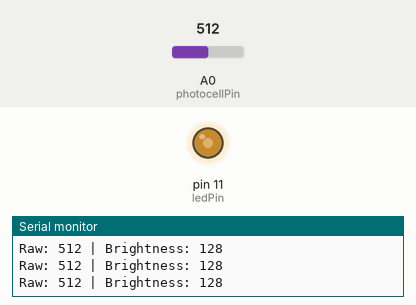
Recording of a sketch running on a simulated Arduino Uno, built with avr-gcc and run on an emulated ATmega328P. Shown: output pins drawn as LEDs (lit = HIGH), the last lines printed to the serial monitor. The inputs (shaded band) are chosen by the test bench; at power-on: A0 (photocellPin) = 512.

Above: at 1.2 s.
1.3 s: A0 (photocellPin) set to 716
At 1.9 s:
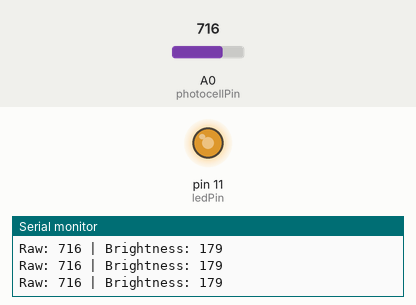
2.9 s: A0 (photocellPin) set to 900
At 4.2 s:
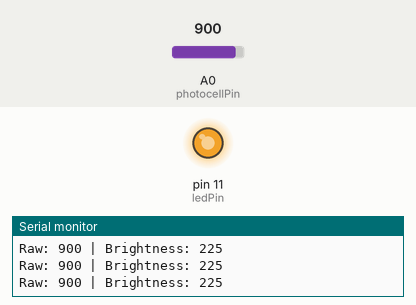
4.5 s: A0 (photocellPin) set to 122
At 5.8 s:
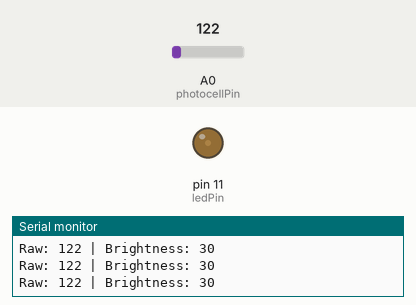
6.1 s: A0 (photocellPin) set to 0
At 7.2 s:
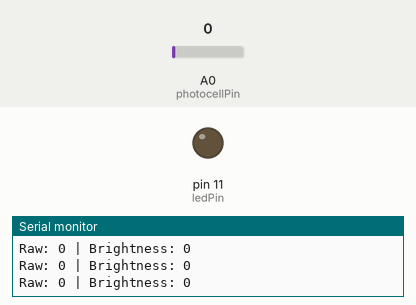
Timing chart, 0 to 8.7 s (numbered marks = the images above; inputs shaded):
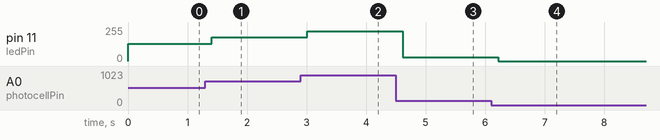

Measured:
- after the input at 1.3 s, pin 11 (ledPin): 128/255 → 179/255 after 0.10 s
- after the input at 2.9 s, pin 11 (ledPin): 179/255 → 225/255 after 0.11 s
- after the input at 4.5 s, pin 11 (ledPin): 225/255 → 30/255 after 0.11 s
- after the input at 6.1 s, pin 11 (ledPin): 30/255 → 0/255 after 0.12 s

The sketch:

lab3_sketch_part1.ino
```cpp
// PART 1:
// PHOTOCELL -> brightness value -> LED brightness
/*The brightness of the LED is directly proportional to the photocell reading.
As the photocell reading increases, the PWM duty cycle increases,
resulting in a brighter LED. Conversely, a lower photocell reading produces a dimmer LED.
*/

const int photocellPin = A0;  // PHOTOCELL: connected to A0
const int ledPin = 11;        // LED: constant; connected to pin 11


// Setup
void setup() {
 Serial.begin(9600);
 pinMode(ledPin, OUTPUT); // pin 11 -> send signals
}


// Loop
void loop() {
 // (1) Sensor: read light voltage from photocell (A0) -> ADC Out
 // Output range: (2^10) => 0 - 1023

 // (2) Convert ADC result -> Brightness
 // Out range: (0 - 1023) -> (0 - 255) (for analogwrite)
  int out = analogRead(photocellPin);  //(1)
  int brightness = out / 4;  //(2)

 // analogWrite -> PWM signal (rapidly switch output pin b/w HIGH & LOW)
 // duty cycle of signal -> value b/w 0 - 255 -> controls avg voltage -> determines brightness
  analogWrite(ledPin, brightness); // set LED pin tp brightness

// printing out raw (photocell values) & corresponding LED brightness
  Serial.print("Raw: ");
  Serial.print(out);

  Serial.print(" | Brightness: ");
  Serial.println(brightness);

  delay(200);
}
```
